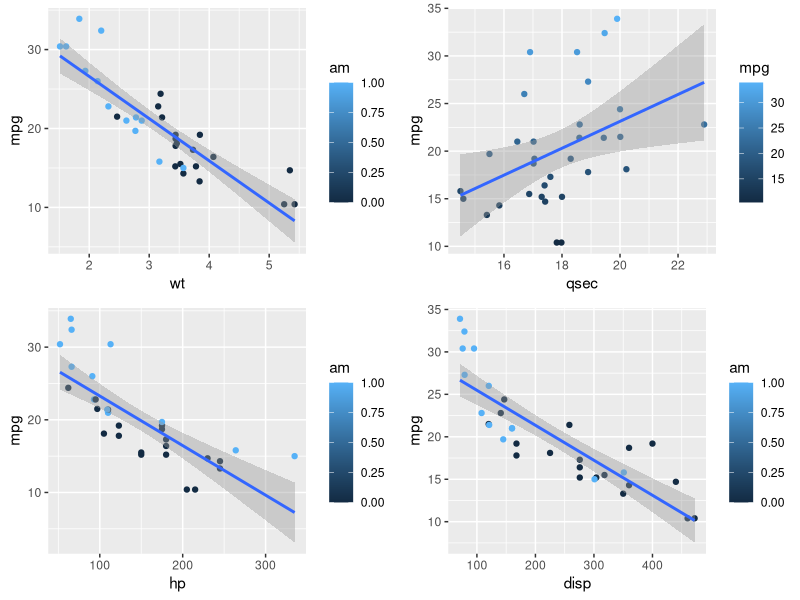

R code for this plot:
library(gridExtra)
library(ggplot2)
library(data.table)

fitwt <- lm(mpg ~ wt, mtcars)
fitq <- lm(mpg ~ qsec, mtcars)
fithp <- lm(mpg ~ hp, mtcars)
fitdis <- lm(mpg ~ disp, mtcars)

g1 <- ggplot(mtcars, aes(x = wt, y = mpg, colour = am)) + geom_point() + 
  geom_smooth(method=lm)
g2 <- ggplot(mtcars, aes(x = qsec, y = mpg, colour = mpg)) + geom_point() + 
  geom_smooth(method=lm)
g3 <- ggplot(mtcars, aes(x = hp, y = mpg, colour = am)) + geom_point() + 
  geom_smooth(method=lm)
g4 <- ggplot(mtcars, aes(x = disp, y = mpg, colour = am)) + geom_point() + 
  geom_smooth(method=lm)

grid.arrange(g1, g2, g3, g4, ncol=2, nrow=2)